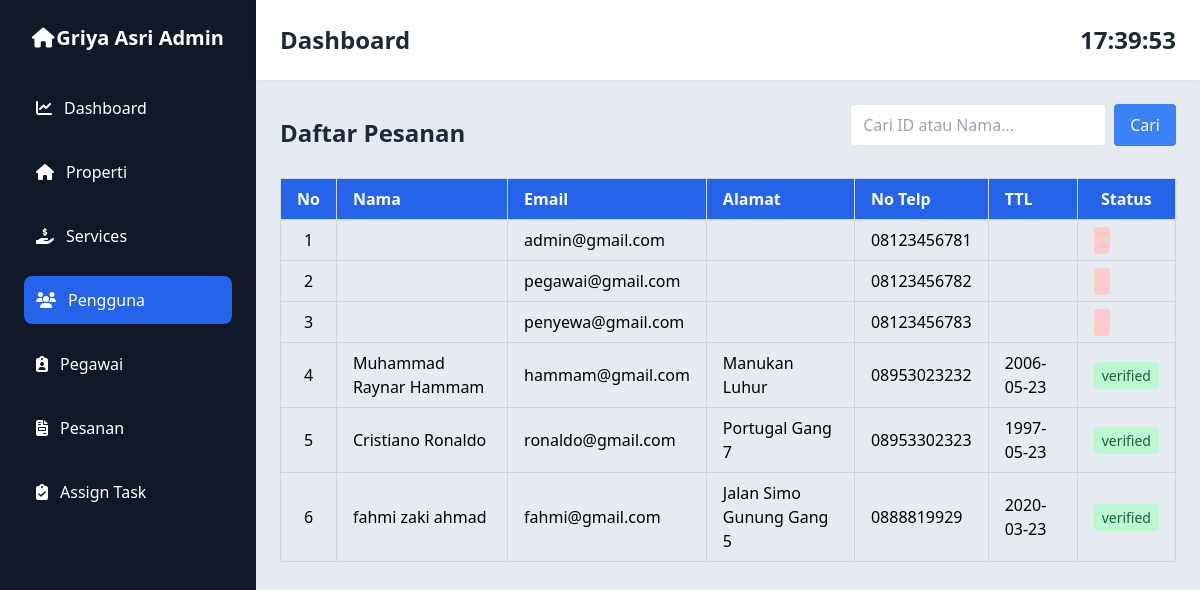
Page /admin/list-user.php on the committed database.
### tables this page shows
CREATE TABLE `users` (
  `id` bigint(20) UNSIGNED NOT NULL,
  `name` varchar(255) NOT NULL,
  `nickname` varchar(255) NOT NULL,
  `full_name_ktp` varchar(255) DEFAULT NULL,
  `email` varchar(255) NOT NULL,
  `address` text DEFAULT NULL,
  `phone` varchar(255) DEFAULT NULL,
  `email_verified_at` timestamp NULL DEFAULT NULL,
  `password` varchar(255) NOT NULL,
  `ktp_photo` varchar(255) DEFAULT NULL,
  `selfie_photo` varchar(255) DEFAULT NULL,
  `is_verified` enum('pending','verified','rejected') DEFAULT NULL,
  `role` enum('admin','pegawai','penyewa') NOT NULL DEFAULT 'penyewa',
  `gender` enum('Laki-laki','Perempuan') DEFAULT NULL,
  `birth_date` date DEFAULT NULL,
  `remember_token` varchar(100) DEFAULT NULL,
  `created_at` timestamp NULL DEFAULT NULL,
  `updated_at` timestamp NULL DEFAULT NULL
);

### admin/list-user.php (the view, shortened to what this page needs)
<?php
include '../config/database.php';
$sql = "SELECT * FROM users";
$stmt = $conn->prepare($sql);
$stmt->execute();
$result = $stmt->get_result();
?>
<div class="">
    <div class="header-content flex items-center justify-between mb-4 align-middle">
        <h1 class="text-2xl font-bold text-gray-800">Daftar Pesanan</h1>
        <form method="GET" class="mb-4 flex gap-2">
            <input
                type="text"
                name="search"
                placeholder="Cari ID atau Nama..."
                value="<?= isset($_GET['search']) ? htmlspecialchars($_GET['search']) : '' ?>"
                class="border px-3 py-2 rounded w-64">
            <button type="submit" class="bg-blue-500 text-white px-4 py-2 rounded">
                Cari
            </button>
        </form>
    </div>
    <table class="w-full border-collapse border border-gray-300">
        <thead class="bg-blue-600 text-white">
            <tr>
                <th class="border border-gray-300 px-4 py-2 text-center">No</th>
                <th class="border border-gray-300 px-4 py-2 text-left">Nama</th>
                <th class="border border-gray-300 px-4 py-2 text-left">Email</th>
                <th class="border border-gray-300 px-4 py-2 text-left">Alamat</th>
                <th class="border border-gray-300 px-4 py-2 text-left">No Telp</th>
                <th class="border border-gray-300 px-4 py-2 text-left">TTL</th>
                <th class="border border-gray-300 px-4 py-2 text-center">Status</th>
            </tr>
        </thead>
        <tbody>
            <?php
            if ($result->num_rows > 0) {
                $no = 1;
                while ($row = $result->fetch_assoc()) {
                    echo "<tr class='hover:bg-gray-100 border-b border-gray-300'>";
                    echo "<td class='border border-gray-300 px-4 py-2 text-center'>" . $no++ . "</td>";
                    echo "<td class='border border-gray-300 px-4 py-2'>" . htmlspecialchars($row['full_name_ktp'] ?? '') . "</td>";
                    echo "<td class='border border-gray-300 px-4 py-2'>" . htmlspecialchars($row['email'] ?? '') . "</td>";
                    echo "<td class='border border-gray-300 px-4 py-2'>" . htmlspecialchars($row['address'] ?? '') . "</td>";
                    echo "<td class='border border-gray-300 px-4 py-2'>" . htmlspecialchars($row['phone'] ?? '') . "</td>";
                    echo "<td class='border border-gray-300 px-4 py-2'>" . htmlspecialchars($row['birth_date'] ?? '') . "</td>";
                    echo "<td class='border border-gray-300 px-4 py-2'><span class='px-2 py-1 rounded text-sm " . ($row['is_verified'] === 'verified' ? 'bg-green-200 text-green-800' : ($row['is_verified'] === 'pending' ? 'bg-yellow-200 text-yellow-800' : 'bg-red-200 text-red-800')) . "'>" . htmlspecialchars($row['is_verified'] ?? '') . "</span></td>";
                    echo "</tr>";
                }
            } else {
                echo "<tr><td colspan='6' style='text-align:center;'>Tidak ada data Pengguna</td></tr>";
            }
            ?>
</div>
<?php
include 'layouts/app.php';
?>

### rows in the picture
users: email "admin@gmail.com", phone "08123456781"
users: email "pegawai@gmail.com", phone "08123456782"
users: email "penyewa@gmail.com", phone "08123456783"
users: full_name_ktp "Muhammad Raynar Hammam", email "hammam@gmail.com", address "Manukan Luhur", phone "08953023232", birth_date "2006-05-23", is_verified "verified"
users: full_name_ktp "Cristiano Ronaldo", email "ronaldo@gmail.com", address "Portugal Gang 7", phone "08953302323", birth_date "1997-05-23", is_verified "verified"
users: full_name_ktp "fahmi zaki ahmad", email "fahmi@gmail.com", address "Jalan Simo Gunung Gang 5", phone "0888819929", birth_date "2020-03-23", is_verified "verified"
